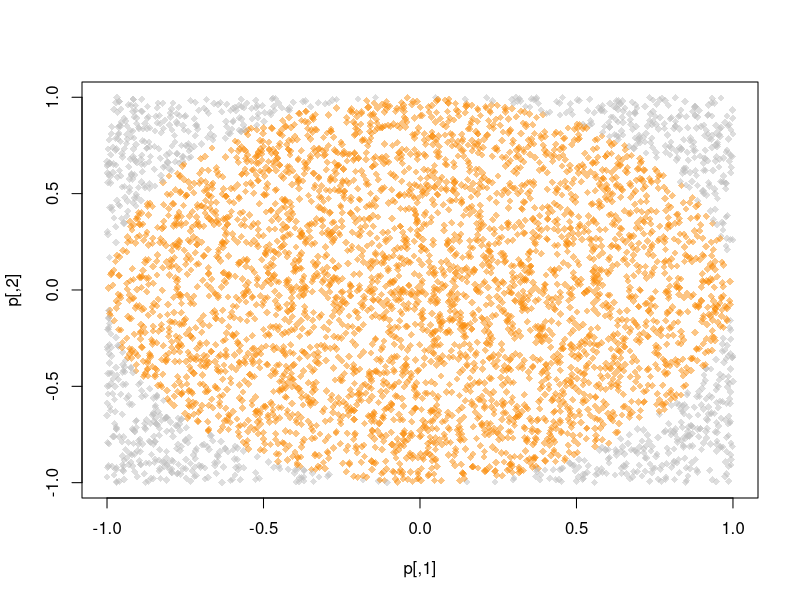

Reproduce this figure in R.
## ---- chunk 1
knitr::opts_chunk$set(echo = TRUE)
## ---- chunk 2
set.seed(1231)
p    <- matrix(runif(5e3*2, -1, 1), ncol=2)
pcol <- ifelse(sqrt(rowSums(p^2)) <= 1, adjustcolor(viridisLite::inferno(5)[4], .5), adjustcolor("gray", .5))
plot(p, col=pcol, pch=18)
## ---- chunk 3
# Simulador de Pi
pisim <- function(i, nsim) {  # Notar que el argumento `i` no se utiliza en la funcion
  # Puntos en el cuadrado unitario
  ans  <- matrix(runif(nsim*2), ncol=2)
  
  # Distancia al origen
  ans  <- sqrt(rowSums(ans^2))
  
  # Aproximacion de pi (1 cuarto de circulo)
  (sum(ans <= 1)*4)/nsim
}
## ---- chunk 4
mi_boot <- function(dat, stat, R, ncpus = 1L) {
  
  # Generando indices aleatorios
  n <- nrow(dat)
  idx <- matrix(sample.int(n, n*R, TRUE), nrow=n, ncol=R)
 
  # Creando cluster 
  # ..... ACA VA EL CODIGO PARA ARMAR EL CLUSTER
  
  # Llamando funcion
  # ...... ESTA FUNCION DEBE SER REEMPLAZADA POR parSapply...
  t(sapply(seq_len(R), function(i) {
    stat(dat[idx[,i], , drop=FALSE])
  }))
  
}
## ---- chunk 5
# Bootstrap the modelo OLS
mi_stat <- function(d) {
  coef(lm(y ~ x, data=d))
}

# Simulando data
set.seed(1)
n <- 500
R <- 1e4

x <- cbind(rnorm(n))
y <- x*5 + rnorm(n)

# Chequeando que obtenemos datos razonables. Boot puede ser comparado con el 
# intervalo de confianza que obtenemos de la regresion lineal.
ans0 <- confint(lm(y~x))

# Generando distribucion posterior
ans1 <- mi_boot(dat = data.frame(x, y), mi_stat, R = R, ncpus = 2L)

# Comparando IC con el bootstrap rustico y el modelo OLS.
t(apply(ans1, 2, quantile, c(.025,.975)))
ans0
## ---- chunk 6
mi_boot <- function(dat, stat, R, ncpus = 1L) {
  
  # Generando indices aleatorios
  n <- nrow(dat)
  idx <- matrix(sample.int(n, n*R, TRUE), nrow=n, ncol=R)
 
  # Creando cluster 
  cl <- parallel::makePSOCKcluster(ncpus) # Generando instancias de R
  parallel::clusterSetRNGStream(cl, 123)  # Semilla
  on.exit(parallel::stopCluster(cl))      # Detener al salir
  
  # En el caso de PSOCK Cluster necesitamos exportar las variables a usar
  parallel::clusterExport(cl, c("dat", "stat", "idx", "R"), envir = environment())
  
  # Llamando funcion
  t(parallel::parSapply(cl, seq_len(R), function(i) {
    stat(dat[idx[,i], , drop=FALSE])
  }))
  
}
